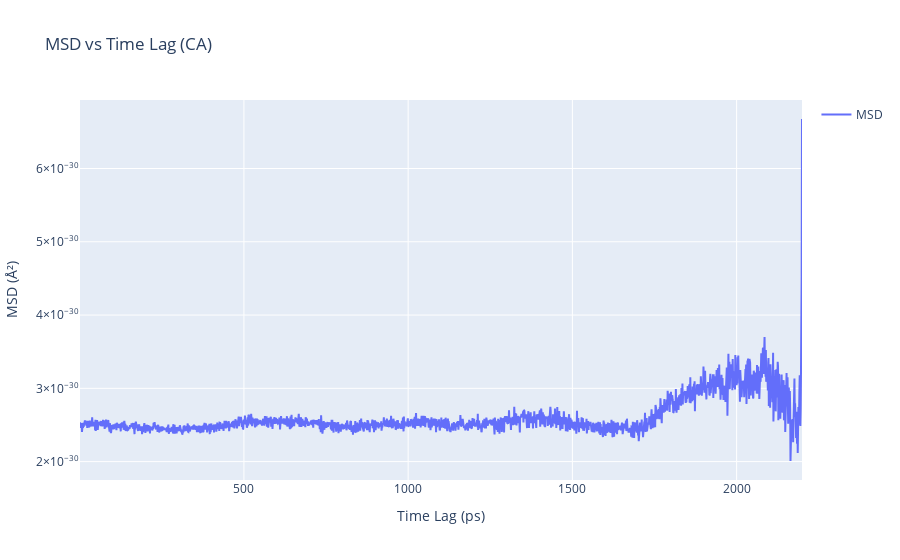

Notebook code for this chart:
### Markdown cell above
### 5.1. Mean Square Displacement (MSD) and Diffusion Coefficient

### Code cell
msd_result = genesis_exe.msd_analysis(molecule=mol, trajs=traj, 
                                    selection_group=["an:CA"], 
                                    oversample=True, 
                                    delta=traj.nframe -1)

msd_data = msd_result.msd 

print(f"\nMSD data shape: {msd_data.shape}")
time_lags_ps = np.arange(1, msd_data.shape[0] + 1) * 1.0 

fig = go.Figure()
fig.add_trace(go.Scatter(x=time_lags_ps, y=msd_data[:,0],
                        mode='lines', name='MSD'))

fig.update_layout(
    title="MSD vs Time Lag (CA)",
    xaxis_title="Time Lag (ps)",
    yaxis_title="MSD (Å²)",
    showlegend=True
)

fig.show()
print("Plotly plot for MSD generated.")

diffusion_coeffs = genesis_exe.diffusion_analysis(msd_data=msd_data, time_step=1.0, start="20%")

print(f"\nDiffusion Coefficients (Å²/ps) and Intercepts:\n{diffusion_coeffs}")

### Figure 1 — Plotly figure (JSON) as saved in the notebook; plotly's stock layout.template omitted (floating-point values rounded to 4 significant figures; data arrays with more than 128 entries replaced by an {"elided": "..."} marker saying what was removed)
{"data": [{"mode": "lines", "name": "MSD", "type": "scatter", "x": {"elided": "2199 float values"}, "y": {"elided": "2199 float values"}}], "layout": {"showlegend": true, "title": {"text": "MSD vs Time Lag (CA)"}, "xaxis": {"title": {"text": "Time Lag (ps)"}}, "yaxis": {"title": {"text": "MSD (Å²)"}}}}
